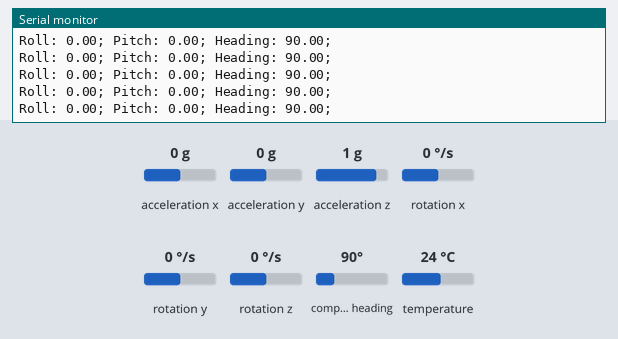
The sketch below on a simulated Arduino Leonardo, built with avr-gcc and run on an emulated ATmega32U4. Shown: the last lines printed to the serial monitor. The inputs (shaded band) are chosen by the test bench; at power-on: acceleration x 0 g, acceleration y 0 g, acceleration z 1 g, compass heading 90°, rotation x 0 °/s, rotation y 0 °/s, rotation z 0 °/s, temperature 24 °C.

Above: at 1.2 s.
1.3 s: acceleration x set to -1.4 g
At 1.61 s:
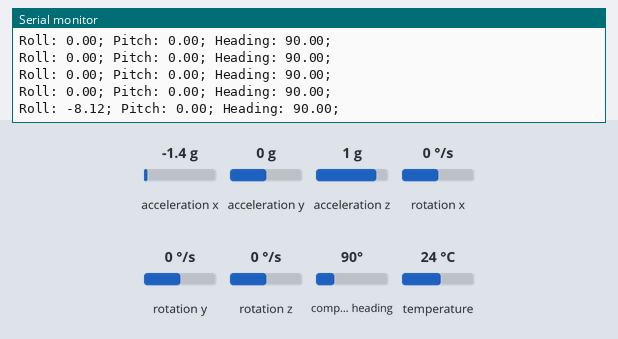
2.8 s: acceleration y set to -1.4 g
At 2.84 s:
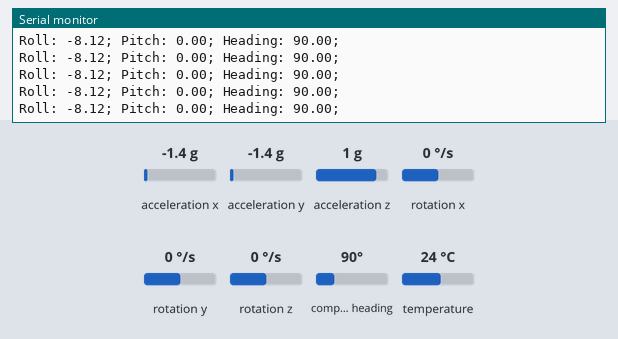
4.3 s: acceleration z set to -1.4 g
At 4.48 s:
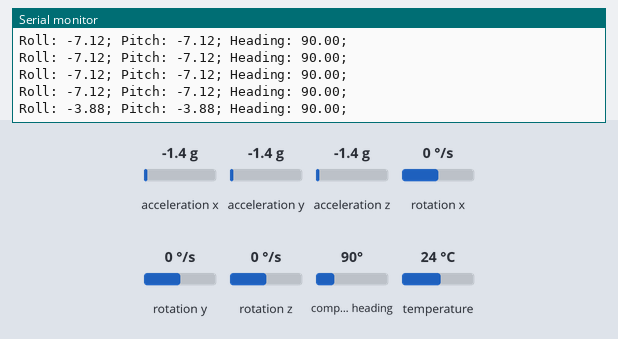
5.8 s: compass heading set to 7°
At 5.92 s:
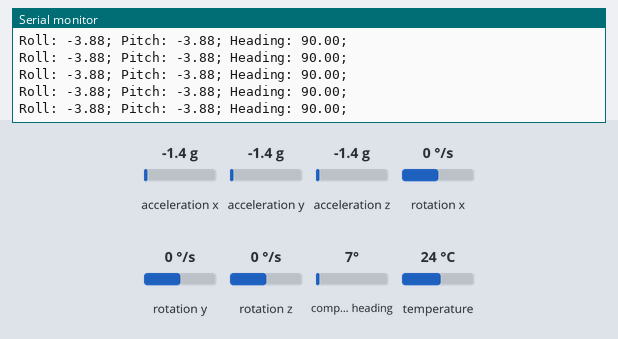
Timing chart, 0 to 8.3 s (numbered marks = the images above; inputs shaded):
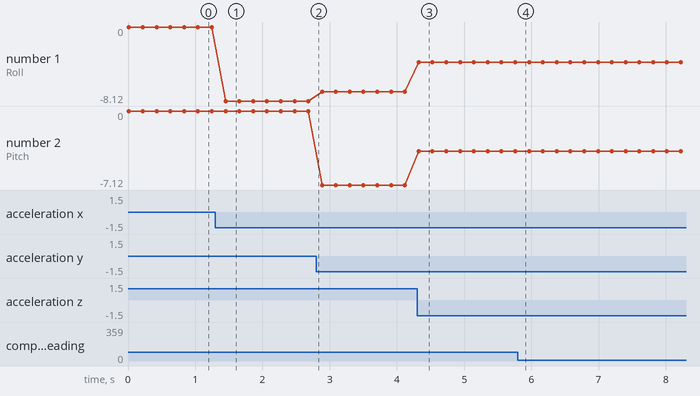

Measured:
- after the input at 1.3 s, the serial monitor: prints a new line after 0.15 s (image 1)
- after the input at 4.3 s, the serial monitor: prints a new line at once (image 3)
- plotted number 1: 0 → -8.12 after the input at 1.3 s, -8.12 → -7.12 after the input at 2.8 s, -7.12 → -3.88 after the input at 4.3 s
- plotted number 2: 0 → -7.12 after the input at 2.8 s, -7.12 → -3.88 after the input at 4.3 s

The sketch:

9DS1.ino
```cpp
#include <Wire.h>
#include <SPI.h>
#include <Adafruit_LSM9DS1.h>
#include <Adafruit_Sensor.h>  // not used in this demo but required!
#include "math.h"

// i2c
Adafruit_LSM9DS1 lsm = Adafruit_LSM9DS1();

#define LSM9DS1_SCK A5
#define LSM9DS1_MISO 12
#define LSM9DS1_MOSI A4
#define LSM9DS1_XGCS 6
#define LSM9DS1_MCS 5
// You can also use software SPI
//Adafruit_LSM9DS1 lsm = Adafruit_LSM9DS1(LSM9DS1_SCK, LSM9DS1_MISO, LSM9DS1_MOSI, LSM9DS1_XGCS, LSM9DS1_MCS);
// Or hardware SPI! In this case, only CS pins are passed in
//Adafruit_LSM9DS1 lsm = Adafruit_LSM9DS1(LSM9DS1_XGCS, LSM9DS1_MCS);


void setupSensor()
{
  // 1.) Set the accelerometer range
  lsm.setupAccel(lsm.LSM9DS1_ACCELRANGE_2G);
  //lsm.setupAccel(lsm.LSM9DS1_ACCELRANGE_4G);
  //lsm.setupAccel(lsm.LSM9DS1_ACCELRANGE_8G);
  //lsm.setupAccel(lsm.LSM9DS1_ACCELRANGE_16G);

  // 2.) Set the magnetometer sensitivity
  lsm.setupMag(lsm.LSM9DS1_MAGGAIN_4GAUSS);
  //lsm.setupMag(lsm.LSM9DS1_MAGGAIN_8GAUSS);
  //lsm.setupMag(lsm.LSM9DS1_MAGGAIN_12GAUSS);
  //lsm.setupMag(lsm.LSM9DS1_MAGGAIN_16GAUSS);

  // 3.) Setup the gyroscope
  lsm.setupGyro(lsm.LSM9DS1_GYROSCALE_245DPS);
  //lsm.setupGyro(lsm.LSM9DS1_GYROSCALE_500DPS);
  //lsm.setupGyro(lsm.LSM9DS1_GYROSCALE_2000DPS);
}


void setup()
{
  Serial.begin(115200);

  while (!Serial) {
    delay(1); // will pause Zero, Leonardo, etc until serial console opens
  }

  Serial.println("LSM9DS1 data read demo");

  // Try to initialise and warn if we couldn't detect the chip
  if (!lsm.begin())
  {
    Serial.println("Oops ... unable to initialize the LSM9DS1. Check your wiring!");
    while (1);
  }
  Serial.println("Found LSM9DS1 9DOF");

  // helper to just set the default scaling we want, see above!
  setupSensor();
}

void loop()
{
  lsm.read();  /* ask it to read in the data */

  /* Get a new sensor event */
  sensors_event_t a, m, g, temp;

  lsm.getEvent(&a, &m, &g, &temp);

  //Serial.print("Accel X: "); Serial.print(a.acceleration.x); Serial.print(" m/s^2");
  //Serial.print("\tY: "); Serial.print(a.acceleration.y);     Serial.print(" m/s^2 ");
  //Serial.print("\tZ: "); Serial.print(a.acceleration.z);     Serial.println(" m/s^2 ");
  printOrientation(a.acceleration.x,a.acceleration.y,a.acceleration.z);


  //Serial.print("Mag X: "); Serial.print(m.magnetic.x);   Serial.print(" gauss");
  //Serial.print("\tY: "); Serial.print(m.magnetic.y);     Serial.print(" gauss");
  //Serial.print("\tZ: "); Serial.print(m.magnetic.z);     Serial.println(" gauss");
  printHeading(m.magnetic.x,m.magnetic.y);

  //Serial.print("Gyro X: "); Serial.print(g.gyro.x);   Serial.print(" dps");
  //Serial.print("\tY: "); Serial.print(g.gyro.y);      Serial.print(" dps");
  //Serial.print("\tZ: "); Serial.print(g.gyro.z);      Serial.println(" dps");

  Serial.println();
  delay(200);
}
void printOrientation(float x, float y, float z)
{
  float pitch, roll;

  roll = atan2(x, sqrt(y * y) + (z * z));
  pitch = atan2(y, sqrt(x * x) + (z * z));
  roll *= 180.0 / M_PI;
  pitch *= 180.0 / M_PI;


  Serial.print(F("Roll: "));
  Serial.print(roll);
  Serial.print(F("; "));
  Serial.print(F("Pitch: "));
  Serial.print(pitch);
  Serial.print(F("; "));

  //Serial.print("Pitch, Roll: ");
  //Serial.print(pitch, 2);
  //Serial.print(", ");
  //Serial.println(roll, 2);
}

void printHeading(float hx, float hy)
{
  float heading;

  if (hy > 0)
  {
    heading = 90 - (atan(hx / hy) * (180 / M_PI));
  }
  else if (hy < 0)
  {
    heading = - (atan(hx / hy) * (180 / M_PI));
  }
  else // hy = 0
  {
    if (hx < 0) heading = 180;
    else heading = 0;
  }
  Serial.print(F("Heading: "));
  Serial.print(heading);
  Serial.print(F("; "));

  //Serial.print("Heading: ");
  //Serial.println(heading, 2);
}
```
